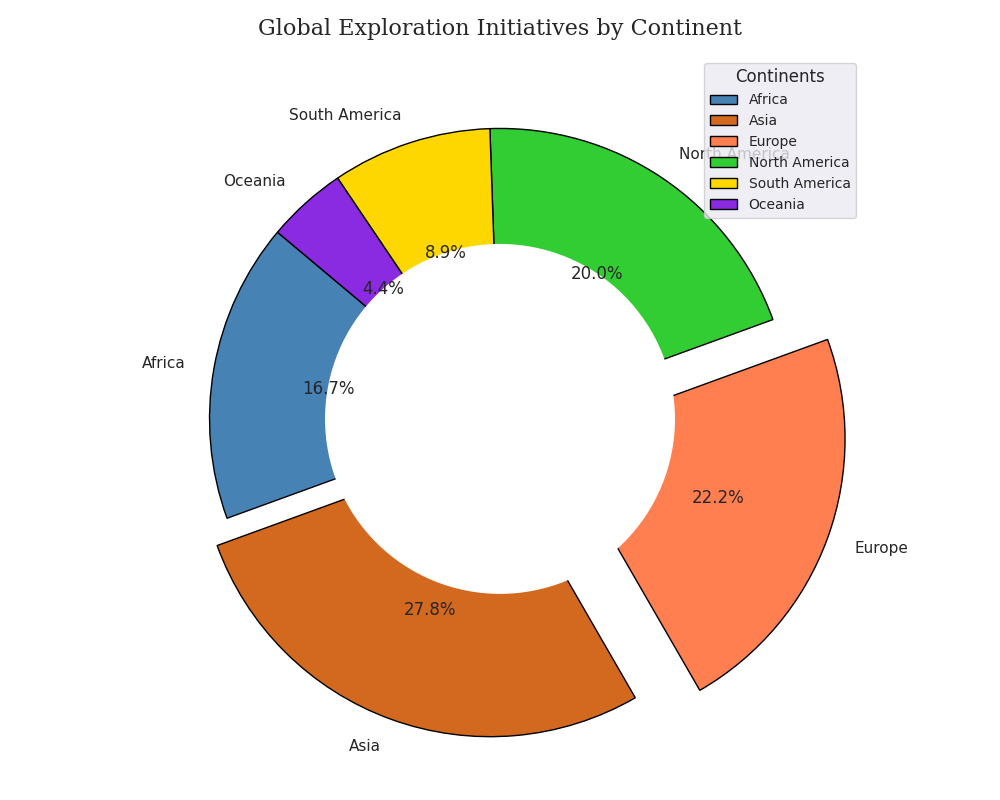

Python code for this plot:
import matplotlib.pyplot as plt

continents = ['Africa', 'Asia', 'Europe', 'North America', 'South America', 'Oceania']
initiatives_percentage = [15, 25, 20, 18, 8, 4]

colors = ['#4682B4', '#D2691E', '#FF7F50', '#32CD32', '#FFD700', '#8A2BE2']

plt.figure(figsize=(10, 8))

explode = (0, 0.1, 0.2, 0, 0, 0)
wedges, texts, autotexts = plt.pie(initiatives_percentage, labels=continents, autopct='%1.1f%%',
                                   startangle=140, colors=colors, shadow=False, explode=explode,
                                   wedgeprops=dict(edgecolor='black'))

# Draw a circle at the center to make it a donut chart
centre_circle = plt.Circle((0, 0), 0.60, fc='white')
fig = plt.gcf()
fig.gca().add_artist(centre_circle)

plt.title('Global Exploration Initiatives by Continent',
          fontsize=16, fontfamily='serif', pad=15)

plt.legend(title="Continents", loc='upper right', fontsize=10)

plt.grid(True, linestyle='--', linewidth=0.5, alpha=0.7)
plt.tight_layout()
plt.show()
